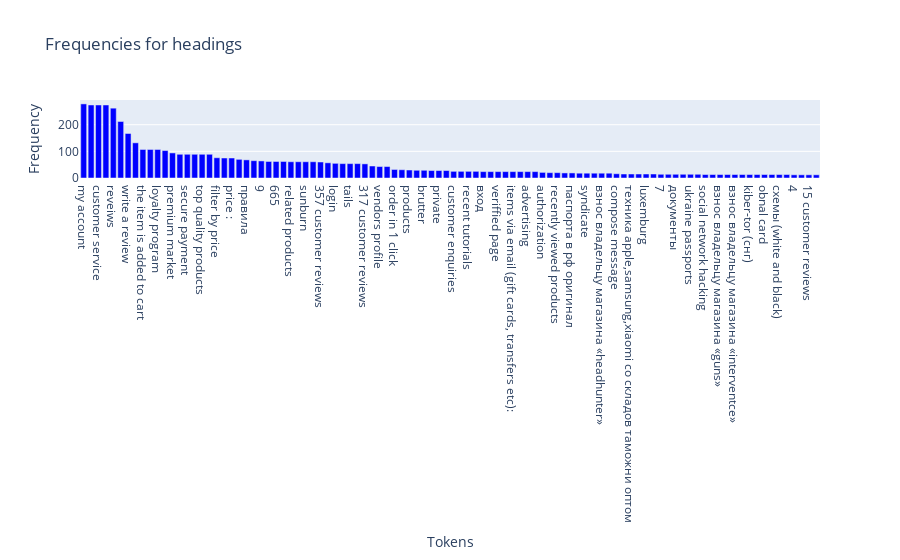

The code cell stored with this chart in its notebook:
### Code cell
fig = go.Figure()
fig.add_trace(go.Bar(x=np.array(x), y=y, name="Markets", marker_color="blue"))
fig.update_layout(
                    title_text='Frequencies for headings',
                    xaxis_title="Tokens",
                    yaxis_title="Frequency"
                    )
fig.show()

### Figure 1 — Plotly figure (JSON) as saved in the notebook; plotly's stock layout.template omitted (floating-point values rounded to 4 significant figures)
{"data": [{"marker": {"color": "blue"}, "name": "Markets", "type": "bar", "x": ["my account", "information", "customer service", "extras", "reveiws", "о магазине", "write a review", "cart", "the item is added to cart", "send message", "loyalty program", "product categories", "premium market", "payment via bitcoin", "secure payment", "premium market categories", "top quality products", "worldwide shipping", "filter by price", "product details", "price :", "top rated products", "правила", "вакансии", "9", "11", "665", "onyx", "related products", "900", "sunburn", "366 customer reviews", "357 customer reviews", "10", "login", "897", "tails", "категории", "317 customer reviews", "3", "vendors profile", "about", "order in 1 click", "оружие", "products", "965", "brutter", "167 customer reviews", "private", "shared", "customer enquiries", "recent reviews", "recent tutorials", "tutorials", "вход", "авторизация", "veriffied page", "best selling product", "items via email (gift cards, transfers etc):", "shipment time/tracking", "advertising", "packaging & labeling:", "authorization", "australia fresh cc fullz with cvv", "recently viewed products", "взнос владельцу магазина «паспорта в рф оригинал»", "паспорта в рф оригинал", "us fresh cc fullz with cvv", "syndicate", "взнос владельцу магазина «syndicate»", "взнос владельцу магазина «headhunter»", "headhunter", "compose message", "available options", "техника apple,samsung,xiaomi со складов таможни оптом", "взнос владельцу магазина «техника apple,samsung,xiaomi со складов таможни оптом»", "luxemburg", "взнос владельцу магазина «luxemburg»", "7", "8", "документы", "взнос владельцу магазина «шаблоны документов фотошоп»", "ukraine passports", "взнос владельцу магазина «ukraine passports»", "social network hacking", "guns", "взнос владельцу магазина «guns»", "interventce", "взнос владельцу магазина «interventce»", "взнос владельцу магазина «kiber-tor (снг)»", "kiber-tor (снг)", "слежка", "obnal card", "взнос владельцу магазина «obnal card»", "схемы (white and black)", "взнос владельцу магазина «схемы (white and black)»", "4", "5", "15 customer reviews", "карты, sim"], "y": [278, 274, 274, 274, 262, 212, 167, 132, 107, 107, 107, 103, 94, 89, 89, 89, 89, 89, 76, 75, 75, 70, 68, 65, 64, 62, 62, 62, 61, 61, 61, 61, 60, 57, 55, 54, 54, 54, 53, 45, 43, 43, 32, 31, 30, 29, 29, 28, 28, 28, 25, 25, 25, 25, 24, 24, 24, 24, 24, 24, 24, 24, 21, 20, 20, 19, 19, 18, 18, 18, 18, 18, 16, 15, 15, 15, 15, 15, 14, 14, 14, 14, 14, 14, 13, 13, 13, 13, 13, 13, 13, 13, 13, 13, 13, 13, 12, 12, 12, 12]}], "layout": {"title": {"text": "Frequencies for headings"}, "xaxis": {"title": {"text": "Tokens"}}, "yaxis": {"title": {"text": "Frequency"}}}}
